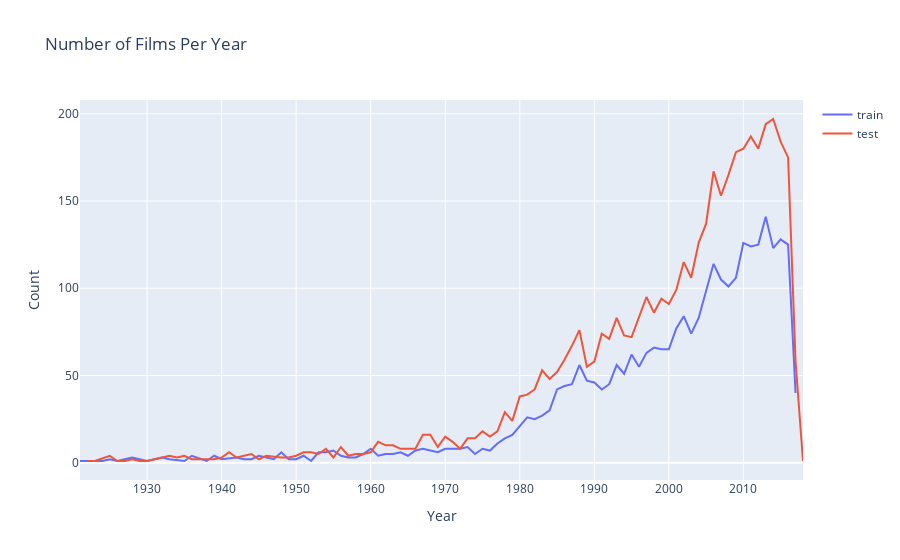

The notebook cell saved with this chart:
### Code cell
# Pass Data to the x_axis(years) And Y_axis(Counts)
data =[go.Scatter(x=d1.index,y=d1.values,name='train'),
       go.Scatter(x=d2.index,y=d2.values,name='test')]
# Define the Layout for the line Chart
layout = go.Layout(dict(title = 'Number of Films Per Year',
                       xaxis = dict(title='Year'),
                        yaxis = dict(title='Count'),
                       ),legend = dict(orientation='v'))
#call the plot
py.iplot(dict(data=data,layout=layout))

### Figure 1 — Plotly figure (JSON) as saved in the notebook; plotly's stock layout.template omitted (floating-point values rounded to 4 significant figures)
{"data": [{"name": "train", "type": "scatter", "x": [1921, 1924, 1925, 1926, 1927, 1928, 1930, 1931, 1932, 1933, 1935, 1936, 1938, 1939, 1940, 1942, 1943, 1944, 1945, 1947, 1948, 1949, 1950, 1951, 1952, 1953, 1954, 1955, 1956, 1957, 1958, 1959, 1960, 1961, 1962, 1963, 1964, 1965, 1966, 1967, 1968, 1969, 1970, 1971, 1972, 1973, 1974, 1975, 1976, 1977, 1978, 1979, 1980, 1981, 1982, 1983, 1984, 1985, 1986, 1987, 1988, 1989, 1990, 1991, 1992, 1993, 1994, 1995, 1996, 1997, 1998, 1999, 2000, 2001, 2002, 2003, 2004, 2005, 2006, 2007, 2008, 2009, 2010, 2011, 2012, 2013, 2014, 2015, 2016, 2017], "y": [1, 1, 2, 1, 2, 3, 1, 2, 3, 2, 1, 4, 1, 4, 2, 3, 2, 2, 4, 2, 6, 2, 2, 4, 1, 6, 6, 7, 4, 3, 3, 5, 8, 4, 5, 5, 6, 4, 7, 8, 7, 6, 8, 8, 8, 9, 5, 8, 7, 11, 14, 16, 21, 26, 25, 27, 30, 42, 44, 45, 56, 47, 46, 42, 45, 56, 51, 62, 55, 63, 66, 65, 65, 77, 84, 74, 83, 99, 114, 105, 101, 106, 126, 124, 125, 141, 123, 128, 125, 40]}, {"name": "test", "type": "scatter", "x": [1922, 1923, 1925, 1926, 1927, 1928, 1929, 1930, 1931, 1933, 1934, 1935, 1936, 1937, 1938, 1939, 1940, 1941, 1942, 1944, 1945, 1946, 1948, 1949, 1950, 1951, 1952, 1953, 1954, 1955, 1956, 1957, 1958, 1959, 1960, 1961, 1962, 1963, 1964, 1965, 1966, 1967, 1968, 1969, 1970, 1971, 1972, 1973, 1974, 1975, 1976, 1977, 1978, 1979, 1980, 1981, 1982, 1983, 1984, 1985, 1986, 1987, 1988, 1989, 1990, 1991, 1992, 1993, 1994, 1995, 1996, 1997, 1998, 1999, 2000, 2001, 2002, 2003, 2004, 2005, 2006, 2007, 2008, 2009, 2010, 2011, 2012, 2013, 2014, 2015, 2016, 2017, 2018], "y": [1, 1, 4, 1, 1, 2, 1, 1, 2, 4, 3, 4, 2, 2, 2, 2, 3, 6, 3, 5, 2, 4, 3, 3, 4, 6, 6, 5, 8, 3, 9, 4, 5, 5, 6, 12, 10, 10, 8, 8, 8, 16, 16, 9, 15, 12, 8, 14, 14, 18, 15, 18, 29, 24, 38, 39, 42, 53, 48, 52, 59, 67, 76, 55, 58, 74, 71, 83, 73, 72, 83, 95, 86, 94, 91, 99, 115, 106, 126, 137, 167, 153, 165, 178, 180, 187, 180, 194, 197, 184, 175, 58, 1]}], "layout": {"legend": {"orientation": "v"}, "title": {"text": "Number of Films Per Year"}, "xaxis": {"title": {"text": "Year"}}, "yaxis": {"title": {"text": "Count"}}}}
